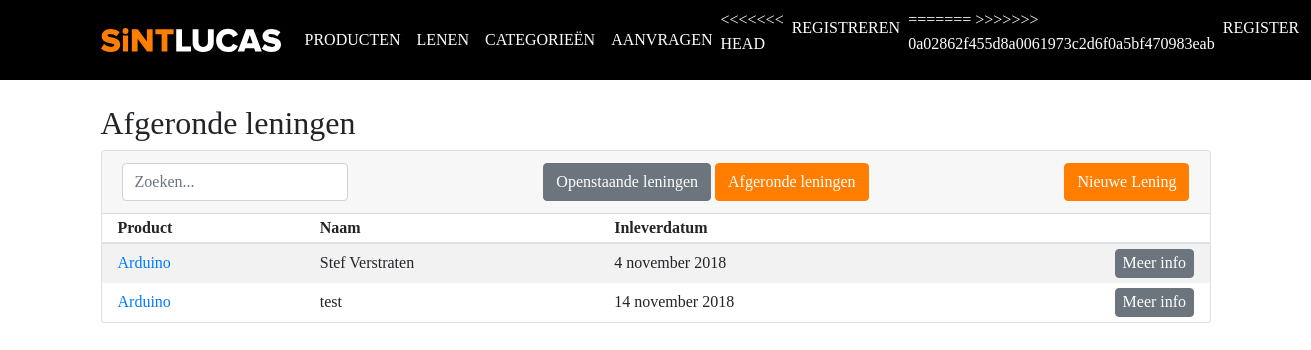
Screenshot of /index.php/borrowed/redeemed with the database file from the repository.
### tables this page shows
CREATE TABLE `borrowed` (
  `id` int(11) NOT NULL,
  `student_number` varchar(255) NOT NULL,
  `customer_name` varchar(255) NOT NULL,
  `customer_email` varchar(255) NOT NULL,
  `customer_phone` varchar(255) NOT NULL,
  `user_id` varchar(255) NOT NULL,
  `borrowed_at` timestamp NOT NULL DEFAULT CURRENT_TIMESTAMP ON UPDATE CURRENT_TIMESTAMP,
  `borrowed_till` timestamp NOT NULL DEFAULT '0000-00-00 00:00:00',
  `returned` varchar(255) NOT NULL,
  `product_id` int(11) NOT NULL,
  `for_what` text NOT NULL,
  `note_before` text NOT NULL,
  `note_after` text NOT NULL
);

CREATE TABLE `products` (
  `product_id` int(11) NOT NULL,
  `category_id` int(11) NOT NULL,
  `name` varchar(255) NOT NULL,
  `slug` varchar(255) NOT NULL,
  `body` text NOT NULL,
  `created_at` timestamp NOT NULL DEFAULT CURRENT_TIMESTAMP,
  `count` int(11) NOT NULL,
  `product_lent` int(11) NOT NULL
);

### application/controllers/Borrowed.php (called while the page is built, shortened)
<?php
	class Borrowed extends CI_Controller {
		public function redeemed() {
			$data['title'] = 'Afgeronde leningen';
			$data['loans'] = $this->Borrowed_model->get_loans();
			$this->load->view('templates/header');
			$this->load->view('borrowed/redeemed', $data);
			$this->load->view('templates/footer');
		}
	}

### index.php (called while the page is built, shortened)
<?php
require_once BASEPATH.'core/CodeIgniter.php';

### application/models/Borrowed_model.php (called while the page is built, shortened)
<?php
	class Borrowed_model extends CI_Model {
		public function get_loans($slug = FALSE) {
			if ($slug === FALSE) {
				$this->db->order_by('borrowed.borrowed_till', 'ASC');
				$this->db->join('products', 'products.product_id = borrowed.product_id');
				$query = $this->db->get('borrowed');
				return $query->result_array();
			}
			$query = $this->db->get_where('borrowed', array('slug' => $slug));
			return $query->row_array();
		}
	}

### application/views/borrowed/redeemed.php (the view, shortened to what this page needs)
<h2><?=$title?></h2>
<div class="card mb-4" id="products">
	<div class="card-header d-flex justify-content-between align-items-center">
		<form class="form-inline mb-0">
			<input type="text" id="productSearch" class="form-control search" placeholder="Zoeken...">
		</form>
		<div>
			<a href="<?php echo base_url(); ?>lenen" class="btn btn-secondary">Openstaande leningen</a>
			<a href="<?php echo base_url(); ?>lenen/ingeleverd" class="btn btn-primary">Afgeronde leningen</a>
		</div>
		<a href="<?php echo base_url(); ?>lenen/nieuw" class="btn btn-primary">Nieuwe Lening</a>
	</div>
	<div class="table-responsive">
		<table class="table card-table mb-0 table-striped">
			<thead>
				<tr>
					<th>Product</th>
					<th>Naam</th>
					<th>Inleverdatum</th>
               <th></th>
				</tr>
			</thead>
			<tbody class="list">
				<?php
					$i = 0;
					foreach($loans as $loan):
					if ($loan['returned'] === 'no'): continue; endif;
					$i++;
				?>
					<tr>
						<td class="product"><a href="<?=site_url('/producten/' . $loan['slug'])?>"><?=$loan['name']?></a></td>
						<td class="name"><?=$loan['customer_name']?></td>
						<td class="date text-lowercase">
							<?php
								$timestamp_borrowed_till = strtotime($loan['borrowed_till']);
								echo date('j F Y', $timestamp_borrowed_till);
							?>
						</td>
                  <td class="d-flex justify-content-end align-items-center">
	                  <button type="button" class="btn btn-secondary" data-toggle="modal" data-target="#moreinfo<?=$i?>">Meer info</button>
                  </td>
               </tr>
				<?php endforeach; ?>
			</tbody>
		</table>
	</div>
</div>

### assets/css/style.css (style rules this page uses)
body { font-family: 'Proxima'; }
a { cursor: pointer; }
.btn.btn-primary { background-color: rgb(255, 126, 0); border-color: rgb(255, 126, 0); color: #fff; }
form { margin: 0; }
.table td, .table th { vertical-align: middle; border: 0; padding: .30rem 1rem; }
.table td .btn { padding: .1rem .4rem; }

### rows the page displays
borrowed: product.name "Arduino", customer_name "Stef Verstraten", borrowed_till "4 november 2018"
borrowed: product.name "Arduino", customer_name "test", borrowed_till "14 november 2018"

### other values shown
$title "Afgeronde leningen"
